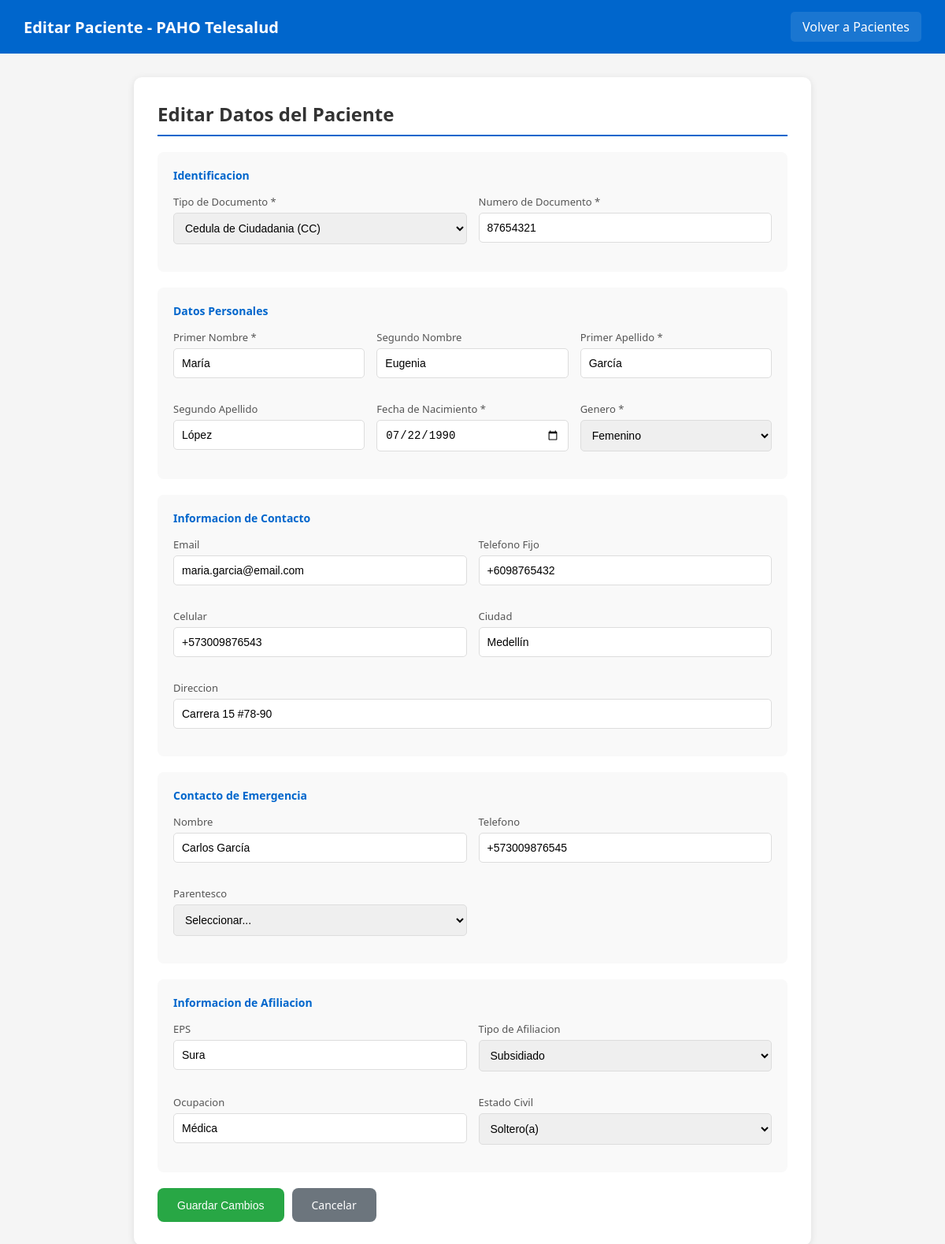
The page /edit_patient.php?id=2 (signed in) on the database its author committed.
### tables this page shows
CREATE TABLE IF NOT EXISTS patients (
    id INT AUTO_INCREMENT PRIMARY KEY,
    
     
    id_type ENUM('CC', 'CE', 'PA', 'RC', 'TI', 'NIT', 'PEP', 'MSP') DEFAULT 'CC',
    id_number VARCHAR(20) UNIQUE NOT NULL,
    
     
    first_name VARCHAR(50) NOT NULL,
    second_name VARCHAR(50),
    last_name VARCHAR(50) NOT NULL,
    second_last_name VARCHAR(50),
    birth_date DATE NOT NULL,
    gender ENUM('M', 'F', 'O') NOT NULL,
    
     
    email VARCHAR(100),
    phone VARCHAR(20),
    mobile VARCHAR(20),
    address VARCHAR(255),
    city VARCHAR(100),
    department VARCHAR(100),
    
     
    emergency_contact_name VARCHAR(100),
    emergency_contact_phone VARCHAR(20),
    emergency_contact_relation VARCHAR(50),
    
     
    eps_name VARCHAR(100),
    eps_afiliation_type ENUM('Contributivo', 'Subsidiado', 'Vinculado', 'Especial', 'Particular') DEFAULT 'Contributivo',
    
     
    occupation VARCHAR(100),
    education_level VARCHAR(50),
    marital_status ENUM('Soltero', 'Casado', 'Unión Libre', 'Viudo', 'Separado') DEFAULT 'Soltero',
    race_ethnicity VARCHAR(50),
    is_active BOOLEAN DEFAULT TRUE,
    
    created_at TIMESTAMP DEFAULT CURRENT_TIMESTAMP,
    updated_at TIMESTAMP DEFAULT CURRENT_TIMESTAMP ON UPDATE CURRENT_TIMESTAMP
);

### www/edit_patient.php (the view, shortened to what this page needs)
<?php
$conn = new mysqli('telehealth-db', 'telehealth', 'telehealth123', 'telehealth');
$patient_id = isset($_GET['id']) ? intval($_GET['id']) : 0;
$result = $conn->query("SELECT * FROM patients WHERE id = $patient_id AND is_active = 1");
$patient = $result->fetch_assoc();
?>
<!DOCTYPE html>
<html lang="es">
<head>
</head>
<body>
    <div class="header">
        <h1>Editar Paciente - PAHO Telesalud</h1>
        <div class="nav">
            <a href="patients.php">Volver a Pacientes</a>
        </div>
    </div>
    <div class="container">
        <div class="card">
            <h2>Editar Datos del Paciente</h2>
            <form method="POST" action="">
                <div class="form-section">
                    <h3>Identificacion</h3>
                    <div class="form-grid">
                        <div class="form-group">
                            <label>Tipo de Documento *</label>
                            <select name="id_type" required>
                                <option value="CC" <?php echo $patient['id_type'] === 'CC' ? 'selected' : ''; ?>>Cedula de Ciudadania (CC)</option>
                            </select>
                        </div>
                        <div class="form-group">
                            <label>Numero de Documento *</label>
                            <input type="text" name="id_number" value="<?php echo htmlspecialchars($patient['id_number'] ?? ''); ?>" required>
                        </div>
                    </div>
                </div>
                <div class="form-section">
                    <h3>Datos Personales</h3>
                    <div class="form-grid-3">
                        <div class="form-group">
                            <label>Primer Nombre *</label>
                            <input type="text" name="first_name" value="<?php echo htmlspecialchars($patient['first_name'] ?? ''); ?>" required>
                        </div>
                        <div class="form-group">
                            <label>Segundo Nombre</label>
                            <input type="text" name="second_name" value="<?php echo htmlspecialchars($patient['second_name'] ?? ''); ?>">
                        </div>
                        <div class="form-group">
                            <label>Primer Apellido *</label>
                            <input type="text" name="last_name" value="<?php echo htmlspecialchars($patient['last_name'] ?? ''); ?>" required>
                        </div>
                        <div class="form-group">
                            <label>Segundo Apellido</label>
                            <input type="text" name="second_last_name" value="<?php echo htmlspecialchars($patient['second_last_name'] ?? ''); ?>">
                        </div>
                        <div class="form-group">
                            <label>Fecha de Nacimiento *</label>
                            <input type="date" name="birth_date" value="<?php echo $patient['birth_date'] ?? ''; ?>" required>
                        </div>
                        <div class="form-group">
                            <label>Genero *</label>
                            <select name="gender" required>
                                <option value="F" <?php echo ($patient['gender'] ?? '') === 'F' ? 'selected' : ''; ?>>Femenino</option>
                            </select>
                        </div>
                    </div>
                </div>
                <div class="form-section">
                    <h3>Informacion de Contacto</h3>
                    <div class="form-grid">
                        <div class="form-group">
                            <label>Email</label>
                            <input type="email" name="email" value="<?php echo htmlspecialchars($patient['email'] ?? ''); ?>">
                        </div>
                        <div class="form-group">
                            <label>Telefono Fijo</label>
                            <input type="text" name="phone" value="<?php echo htmlspecialchars($patient['phone'] ?? ''); ?>">
                        </div>
                        <div class="form-group">
                            <label>Celular</label>
                            <input type="text" name="mobile" value="<?php echo htmlspecialchars($patient['mobile'] ?? ''); ?>">
                        </div>
                        <div class="form-group">
                            <label>Ciudad</label>
                            <input type="text" name="city" value="<?php echo htmlspecialchars($patient['city'] ?? ''); ?>">
                        </div>
                        <div class="form-group full-width">
                            <label>Direccion</label>
                            <input type="text" name="address" value="<?php echo htmlspecialchars($patient['address'] ?? ''); ?>">
                        </div>
                    </div>
                </div>
                <div class="form-section">
                    <h3>Contacto de Emergencia</h3>
                    <div class="form-grid">
                        <div class="form-group">
                            <label>Nombre</label>
                            <input type="text" name="emergency_contact_name" value="<?php echo htmlspecialchars($patient['emergency_contact_name'] ?? ''); ?>">
                        </div>
                        <div class="form-group">
                            <label>Telefono</label>
                            <input type="text" name="emergency_contact_phone" value="<?php echo htmlspecialchars($patient['emergency_contact_phone'] ?? ''); ?>">
                        </div>
                        <div class="form-group">
                            <label>Parentesco</label>
                            <select name="emergency_contact_relation">
                                <option value="">Seleccionar...</option>
                            </select>
                        </div>
                    </div>
                </div>
                <div class="form-section">
                    <h3>Informacion de Afiliacion</h3>
                    <div class="form-grid">
                        <div class="form-group">
                            <label>EPS</label>
                            <input type="text" name="eps_name" value="<?php echo htmlspecialchars($patient['eps_name'] ?? ''); ?>">
                        </div>
                        <div class="form-group">
                            <label>Tipo de Afiliacion</label>
                            <select name="eps_afiliation_type">
                                <option value="Subsidiado" <?php echo ($patient['eps_afiliation_type'] ?? '') === 'Subsidiado' ? 'selected' : ''; ?>>Subsidiado</option>
                            </select>
                        </div>
                        <div class="form-group">
                            <label>Ocupacion</label>
                            <input type="text" name="occupation" value="<?php echo htmlspecialchars($patient['occupation'] ?? ''); ?>">
                        </div>
                        <div class="form-group">
                            <label>Estado Civil</label>
                            <select name="marital_status">
                                <option value="Soltero" <?php echo ($patient['marital_status'] ?? '') === 'Soltero' ? 'selected' : ''; ?>>Soltero(a)</option>
                            </select>
                        </div>
                    </div>
                </div>
                <div class="form-actions">
                    <button type="submit" class="btn">Guardar Cambios</button>
                    <a href="patients.php" class="btn btn-secondary">Cancelar</a>
                </div>
            </form>
        </div>
    </div>
</body>
</html>

### www/edit_patient.php (style rules this page uses)
* { box-sizing: border-box; margin: 0; padding: 0; }
body { font-family: 'Segoe UI', Tahoma, sans-serif; background: #f5f5f5; }
.header { background: #0066cc; color: white; padding: 15px 30px; display: flex; justify-content: space-between; align-items: center; }
.header h1 { font-size: 20px; }
.nav { display: flex; gap: 10px; }
.nav a { color: white; text-decoration: none; padding: 8px 15px; border-radius: 5px; background: rgba(255,255,255,0.1); }
.container { max-width: 900px; margin: 30px auto; padding: 0 20px; }
.card { background: white; border-radius: 10px; padding: 30px; box-shadow: 0 2px 10px rgba(0,0,0,0.1); }
.card h2 { color: #333; margin-bottom: 20px; padding-bottom: 10px; border-bottom: 2px solid #0066cc; }
.form-grid { display: grid; grid-template-columns: repeat(2, 1fr); gap: 15px; }
.form-grid-3 { display: grid; grid-template-columns: repeat(3, 1fr); gap: 15px; }
.form-group { margin-bottom: 15px; }
.form-group.full-width { grid-column: span 2; }
.form-group label { display: block; margin-bottom: 5px; color: #555; font-weight: 500; font-size: 13px; }
.form-group input, .form-group select, .form-group textarea { width: 100%; padding: 10px; border: 1px solid #ddd; border-radius: 5px; font-size: 14px; }
.form-section { background: #f9f9f9; padding: 20px; border-radius: 8px; margin-bottom: 20px; }
.form-section h3 { color: #0066cc; margin-bottom: 15px; font-size: 14px; }
.form-actions { display: flex; gap: 10px; margin-top: 20px; }
.btn { background: #28a745; color: white; padding: 12px 25px; border: none; border-radius: 8px; font-size: 14px; cursor: pointer; text-decoration: none; }
.btn-secondary { background: #6c757d; }

### rows shown on the page
patients: id_type "Cedula de Ciudadania (CC)", id_number "87654321", first_name "María", second_name "Eugenia", last_name "García", second_last_name "López", birth_date "07/22/1990", gender "Femenino", email "maria.garcia@email.com", phone "+6098765432", mobile "+573009876543", city "Medellín", address "Carrera 15 #78-90", emergency_contact_name "Carlos García", emergency_contact_phone "+573009876545", eps_name "Sura", eps_afiliation_type "Subsidiado", occupation "Médica", marital_status "Soltero(a)"
